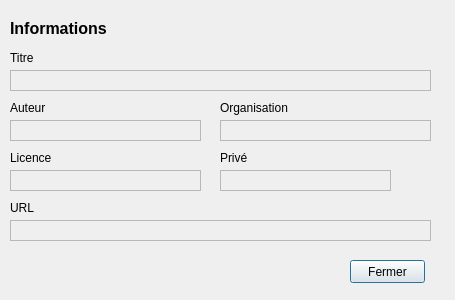
<?xml version="1.0" encoding="UTF-8"?>
<ui version="4.0">
 <class>showInfos</class>
 <widget class="QDialog" name="showInfos">
  <property name="geometry">
   <rect>
    <x>0</x>
    <y>0</y>
    <width>455</width>
    <height>300</height>
   </rect>
  </property>
  <property name="windowTitle">
   <string>Dialog</string>
  </property>
  <widget class="QPushButton" name="closeInfos">
   <property name="geometry">
    <rect>
     <x>350</x>
     <y>260</y>
     <width>75</width>
     <height>23</height>
    </rect>
   </property>
   <property name="text">
    <string>Fermer</string>
   </property>
  </widget>
  <widget class="QPlainTextEdit" name="datasetPrivatefield">
   <property name="enabled">
    <bool>false</bool>
   </property>
   <property name="geometry">
    <rect>
     <x>220</x>
     <y>170</y>
     <width>171</width>
     <height>21</height>
    </rect>
   </property>
   <property name="verticalScrollBarPolicy">
    <enum>Qt::ScrollBarAlwaysOff</enum>
   </property>
   <property name="readOnly">
    <bool>true</bool>
   </property>
  </widget>
  <widget class="QLabel" name="label_6">
   <property name="enabled">
    <bool>true</bool>
   </property>
   <property name="geometry">
    <rect>
     <x>10</x>
     <y>100</y>
     <width>141</width>
     <height>16</height>
    </rect>
   </property>
   <property name="text">
    <string>Auteur</string>
   </property>
  </widget>
  <widget class="QLabel" name="label_10">
   <property name="enabled">
    <bool>true</bool>
   </property>
   <property name="geometry">
    <rect>
     <x>220</x>
     <y>150</y>
     <width>141</width>
     <height>16</height>
    </rect>
   </property>
   <property name="text">
    <string>Privé</string>
   </property>
  </widget>
  <widget class="QPlainTextEdit" name="datasetLicensefield">
   <property name="enabled">
    <bool>false</bool>
   </property>
   <property name="geometry">
    <rect>
     <x>10</x>
     <y>170</y>
     <width>191</width>
     <height>21</height>
    </rect>
   </property>
   <property name="verticalScrollBarPolicy">
    <enum>Qt::ScrollBarAlwaysOff</enum>
   </property>
   <property name="readOnly">
    <bool>true</bool>
   </property>
  </widget>
  <widget class="QPlainTextEdit" name="datasetAuthorfield">
   <property name="enabled">
    <bool>false</bool>
   </property>
   <property name="geometry">
    <rect>
     <x>10</x>
     <y>120</y>
     <width>191</width>
     <height>21</height>
    </rect>
   </property>
   <property name="verticalScrollBarPolicy">
    <enum>Qt::ScrollBarAlwaysOff</enum>
   </property>
   <property name="readOnly">
    <bool>true</bool>
   </property>
  </widget>
  <widget class="QPlainTextEdit" name="datasetTitlefield">
   <property name="enabled">
    <bool>false</bool>
   </property>
   <property name="geometry">
    <rect>
     <x>10</x>
     <y>70</y>
     <width>421</width>
     <height>21</height>
    </rect>
   </property>
   <property name="verticalScrollBarPolicy">
    <enum>Qt::ScrollBarAlwaysOff</enum>
   </property>
   <property name="readOnly">
    <bool>true</bool>
   </property>
   <property name="plainText">
    <string/>
   </property>
  </widget>
  <widget class="QPlainTextEdit" name="datasetOrgfield">
   <property name="enabled">
    <bool>false</bool>
   </property>
   <property name="geometry">
    <rect>
     <x>220</x>
     <y>120</y>
     <width>211</width>
     <height>21</height>
    </rect>
   </property>
   <property name="acceptDrops">
    <bool>true</bool>
   </property>
   <property name="verticalScrollBarPolicy">
    <enum>Qt::ScrollBarAlwaysOff</enum>
   </property>
   <property name="sizeAdjustPolicy">
    <enum>QAbstractScrollArea::AdjustIgnored</enum>
   </property>
   <property name="readOnly">
    <bool>true</bool>
   </property>
  </widget>
  <widget class="QLabel" name="label_5">
   <property name="enabled">
    <bool>true</bool>
   </property>
   <property name="geometry">
    <rect>
     <x>10</x>
     <y>20</y>
     <width>141</width>
     <height>16</height>
    </rect>
   </property>
   <property name="font">
    <font>
     <pointsize>12</pointsize>
     <weight>75</weight>
     <bold>true</bold>
    </font>
   </property>
   <property name="text">
    <string>Informations</string>
   </property>
  </widget>
  <widget class="QLabel" name="label_12">
   <property name="enabled">
    <bool>true</bool>
   </property>
   <property name="geometry">
    <rect>
     <x>10</x>
     <y>50</y>
     <width>141</width>
     <height>16</height>
    </rect>
   </property>
   <property name="text">
    <string>Titre</string>
   </property>
  </widget>
  <widget class="QLabel" name="label_8">
   <property name="enabled">
    <bool>true</bool>
   </property>
   <property name="geometry">
    <rect>
     <x>10</x>
     <y>150</y>
     <width>141</width>
     <height>16</height>
    </rect>
   </property>
   <property name="text">
    <string>Licence</string>
   </property>
  </widget>
  <widget class="QLabel" name="label_11">
   <property name="enabled">
    <bool>true</bool>
   </property>
   <property name="geometry">
    <rect>
     <x>10</x>
     <y>200</y>
     <width>141</width>
     <height>16</height>
    </rect>
   </property>
   <property name="text">
    <string>URL</string>
   </property>
  </widget>
  <widget class="QLabel" name="label_7">
   <property name="enabled">
    <bool>true</bool>
   </property>
   <property name="geometry">
    <rect>
     <x>220</x>
     <y>100</y>
     <width>141</width>
     <height>16</height>
    </rect>
   </property>
   <property name="text">
    <string>Organisation</string>
   </property>
  </widget>
  <widget class="QPlainTextEdit" name="datasetUrlfield">
   <property name="enabled">
    <bool>false</bool>
   </property>
   <property name="geometry">
    <rect>
     <x>10</x>
     <y>220</y>
     <width>421</width>
     <height>21</height>
    </rect>
   </property>
   <property name="verticalScrollBarPolicy">
    <enum>Qt::ScrollBarAlwaysOff</enum>
   </property>
   <property name="horizontalScrollBarPolicy">
    <enum>Qt::ScrollBarAsNeeded</enum>
   </property>
   <property name="readOnly">
    <bool>true</bool>
   </property>
  </widget>
 </widget>
 <resources/>
 <connections/>
</ui>
